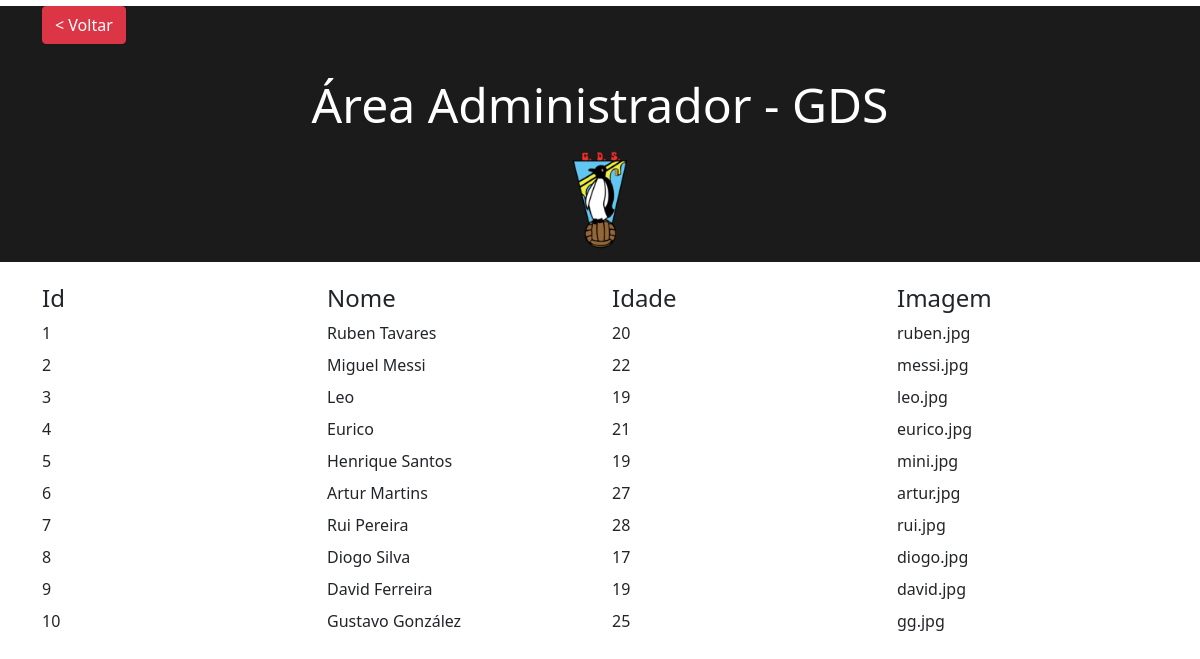
/area-admin/msenior.php, run on the app's committed database.
### tables this page shows
CREATE TABLE `medios` (
  `Id` int(11) NOT NULL,
  `Nome` text NOT NULL,
  `Idade` int(11) NOT NULL,
  `Img` varchar(256) NOT NULL
);

### area-admin/msenior.php (the view, shortened to what this page needs)
<!DOCTYPE html>
<html>
<head>
    <link href="https://cdn.jsdelivr.net/npm/bootstrap@5.0.0-beta1/dist/css/bootstrap.min.css" rel="stylesheet">
    <link rel="stylesheet" href="css/fontawesome.min.css">
</head>
<body>
    <?php
require 'includes/connection.php';
?>
<div style="background-color: #1b1b1b; margin-top:-1.5%;">
    <div class="container mt-4" style="background-color: #1b1b1b;">
	<a  href="index.php" class="btn btn-danger">< Voltar</a>
    </div>
    <h2 class="h2-title" style="padding: 2rem;background-color: #1b1b1b;">Área Administrador - GDS</h2>
    <div style="text-align: center; ">
            <img  src="/GDS/images/ProjetoGDS/gdss.png" style="max-height: 100px; margin-top:-2%;  margin-bottom:1%;">
        </div>
</div>
    <?php
    $sql = 'SELECT * FROM medios';
    $sth = $dbh->prepare($sql);
    $sth->execute();
    ?>
    <div class="container mx-auto">
        <div class="row h4" style=" margin-top: 2%;">
            <div class="col">Id</div>
            <div class="col">Nome</div>
            <div class="col">Idade</div>
            <div class="col">Imagem</div>
        </div>
        <?php
  while($medios = $sth->fetchObject()){
        $Id = $medios->Id;
        $Nome = $medios->Nome;
        $Idade = $medios->Idade;
        $Img = $medios->Img;
        ?>
        <div class="row mb-2 user-edit" onclick="editUser(<?= $Id ?>)">
        <div class="col align-self-center">
                <?= $Id ?>
            </div>
            <div class="col align-self-center">
                <?= $Nome ?>
            </div>
            <div class="col align-self-center">
                <?= $Idade ?>
            </div>
            <div class="col align-self-center">
                <?= $Img ?>
            </div>
        </div>
        <?php  }
        ?>
    </div>
</body>
</html>

### area-admin/msenior.php (style rules this page uses)
html, body { background-color: white; }
.h2-title { font-size: 3rem; text-align: center; padding: 2rem; color: white; }

### data on the page
medios: Id "1", Nome "Ruben Tavares", Idade "20", Img "ruben.jpg"
medios: Id "2", Nome "Miguel Messi", Idade "22", Img "messi.jpg"
medios: Id "3", Nome "Leo", Idade "19", Img "leo.jpg"
medios: Id "4", Nome "Eurico", Idade "21", Img "eurico.jpg"
medios: Id "5", Nome "Henrique Santos", Idade "19", Img "mini.jpg"
medios: Id "6", Nome "Artur Martins", Idade "27", Img "artur.jpg"
medios: Id "7", Nome "Rui Pereira", Idade "28", Img "rui.jpg"
medios: Id "8", Nome "Diogo Silva", Idade "17", Img "diogo.jpg"
medios: Id "9", Nome "David Ferreira", Idade "19", Img "david.jpg"
medios: Id "10", Nome "Gustavo González", Idade "25", Img "gg.jpg"
